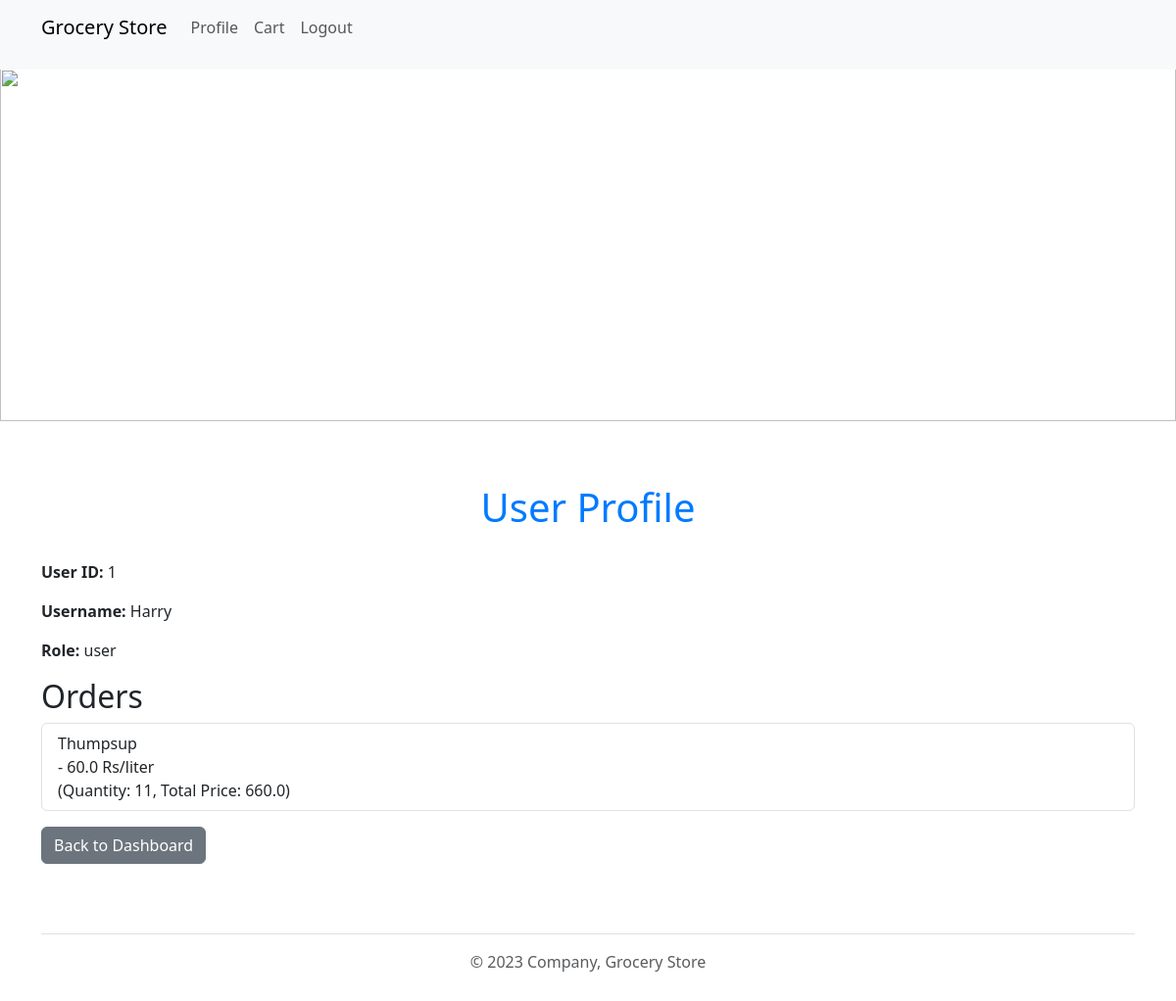
The page /profile (signed in) on the database as committed earlier.
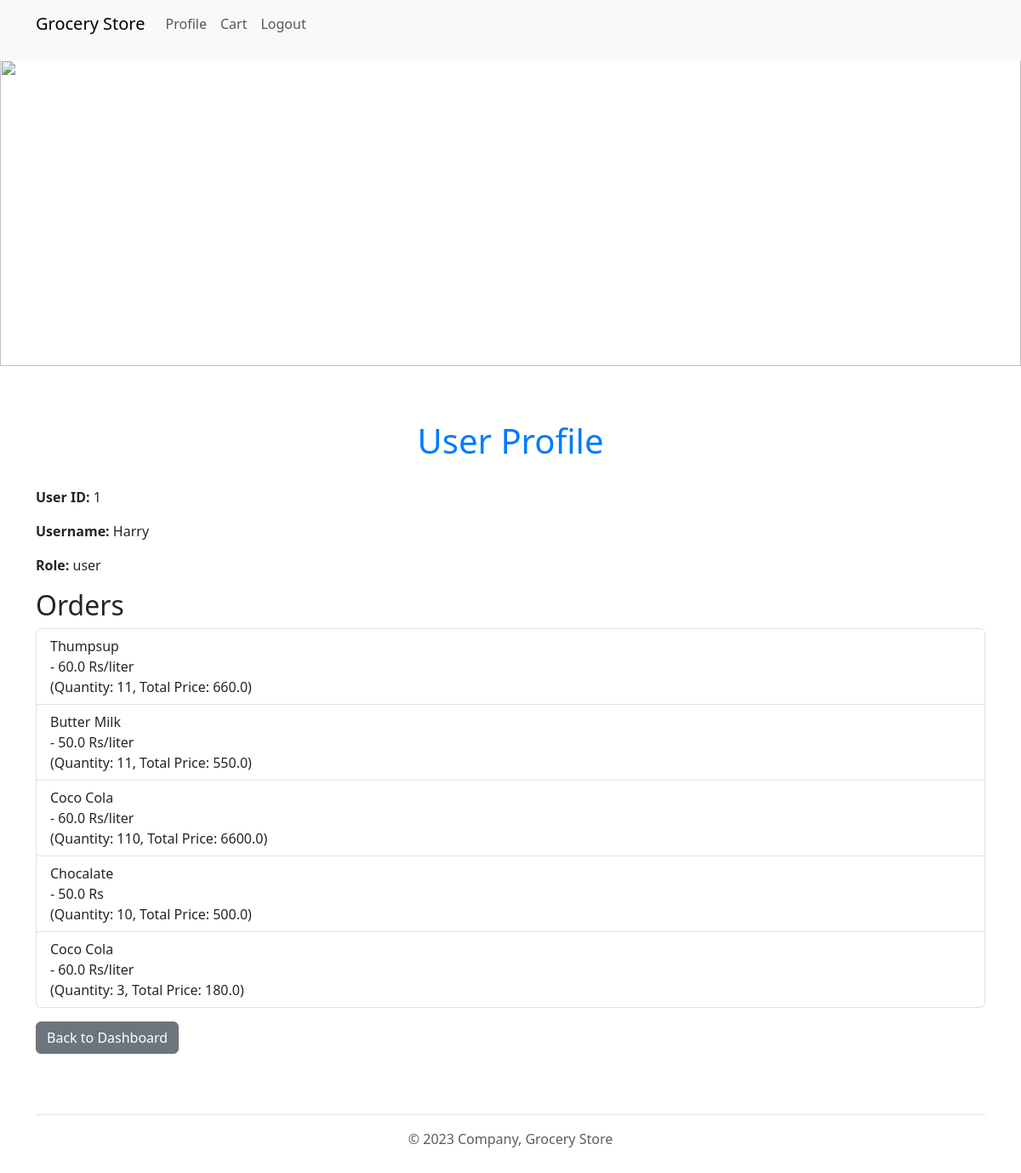
The same page on the database as committed later.
### application/models.py (models this page shows)
class Orders(db.Model):
    __tablename__ = "orders"
    order_id = db.Column(db.Integer, primary_key=True, autoincrement=True)
    user_id = db.Column(db.Integer, db.ForeignKey('users.user_id', onupdate='CASCADE'), nullable=False)
    item_id = db.Column(db.Integer, db.ForeignKey('products.product_id', onupdate='CASCADE'), nullable=False)
    quantity = db.Column(db.Integer, nullable=False, default=1)
    item = db.relationship('Products', backref=db.backref('Items', lazy=True))

class Products(db.Model):
    __tablename__ = "products"
    product_id = db.Column(db.Integer, primary_key=True, autoincrement=True)
    product_name = db.Column(db.String(200), nullable=False)
    manufacture_date = db.Column(db.Date)
    expiry_date = db.Column(db.Date)
    rate_per_unit = db.Column(db.Float, nullable=False)
    unit = db.Column(db.String(200), nullable=False, default='Rs')
    section_id = db.Column(db.Integer, db.ForeignKey('sections.section_id', onupdate='CASCADE'))
    section = db.relationship('Sections', backref=db.backref('products', lazy=True))
    quantity_available = db.Column(db.Integer, db.CheckConstraint('quantity_available >= 0', name='check_min_quantity') , nullable=False)

### application/controllers.py (the view)
@app.route('/profile')
def profile():
    orders = Orders.query.filter_by(user_id=current_user.user_id)
    return render_template('profile.html', user=current_user, orders=orders)

### application/controllers.py (called while the page is built)
@login_manager.user_loader
def load_user(user_id):
    return Users.query.get(int(user_id))

### templates/profile.html (shortened to what this page needs)
<!DOCTYPE html>
<html>
<head>
    <link href="https://cdn.jsdelivr.net/npm/bootstrap@5.3.0/dist/css/bootstrap.min.css" rel="stylesheet">
    <link rel="stylesheet" type="text/css" href="{{ url_for('static', filename='styles.css') }}">
</head>
<body>
    {% include 'header.html' %}
    {% include 'banner.html' %}
    <div class="container mt-5">
        <h1>User Profile</h1>
        <p><strong>User ID:</strong> {{ user.user_id }}</p>
        <p><strong>Username:</strong> {{ user.user_name }}</p>
        <p><strong>Role:</strong> {{ user.role }}</p>
    <h2>Orders</h2>
    <ul class="list-group">
        {% for order in orders %}
        <li class="list-group-item d-flex justify-content-between align-items-center">
            {{ order.item.product_name }} <br>
            - {{ order.item.rate_per_unit }} {{ order.item.unit }} <br>(Quantity: {{ order.quantity }}, Total Price: {{ order.quantity * order.item.rate_per_unit}})
        </li>
        {% endfor %}
    </ul>
    <a href="{{ url_for('user_dashboard') }}" class="btn btn-secondary mt-3">Back to Dashboard</a>
    </div>
    {% include 'footer.html' %}
</body>
</html>

Rows that differ between the two databases and show on the page:
added Orders: item.product_name "Butter Milk", item.rate_per_unit "50.0", item.unit "Rs/liter", quantity "11", order.quantity*order.item.rate_per_unit "550.0"
added Orders: item.product_name "Coco Cola", item.rate_per_unit "60.0", item.unit "Rs/liter", quantity "110", order.quantity*order.item.rate_per_unit "6600.0"
added Orders: item.product_name "Chocalate", item.rate_per_unit "50.0", item.unit "Rs", quantity "10", order.quantity*order.item.rate_per_unit "500.0"
added Orders: item.product_name "Coco Cola", item.rate_per_unit "60.0", item.unit "Rs/liter", quantity "3", order.quantity*order.item.rate_per_unit "180.0"
